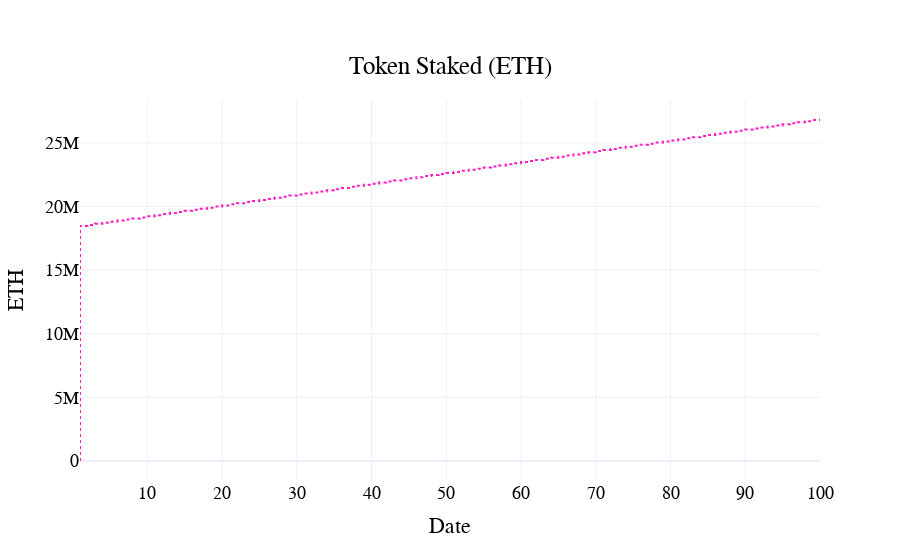

The code cell stored with this chart in its notebook:
### Code cell
visualizations.plot_total_staked(
    df,
    scenario_names={
    0: "normal",
}
)

### Figure 1 — Plotly figure (JSON) as saved in the notebook; plotly's stock layout.template omitted (floating-point values rounded to 4 significant figures; data arrays with more than 128 entries replaced by an {"elided": "..."} marker saying what was removed)
{"data": [{"line": {"color": "#FC1CBF", "dash": "dot"}, "name": "normal", "type": "scatter", "x": {"elided": "400 int values"}, "y": {"elided": "400 int values"}}], "layout": {"font": {"color": "black", "family": "Arial", "size": 18}, "hovermode": "x unified", "legend": {"font": {"color": "black", "size": 18}, "orientation": "h", "x": 0.5, "xanchor": "center", "y": -0.4, "yanchor": "bottom"}, "paper_bgcolor": "rgba(255, 255, 255, 1)", "plot_bgcolor": "rgba(255, 255, 255, 1)", "title": {"text": "Token Staked (ETH)", "x": 0.5, "xanchor": "center", "y": 0.9, "yanchor": "top"}, "xaxis": {"title": {"text": "Date"}}, "yaxis": {"title": {"text": "ETH"}}}}
